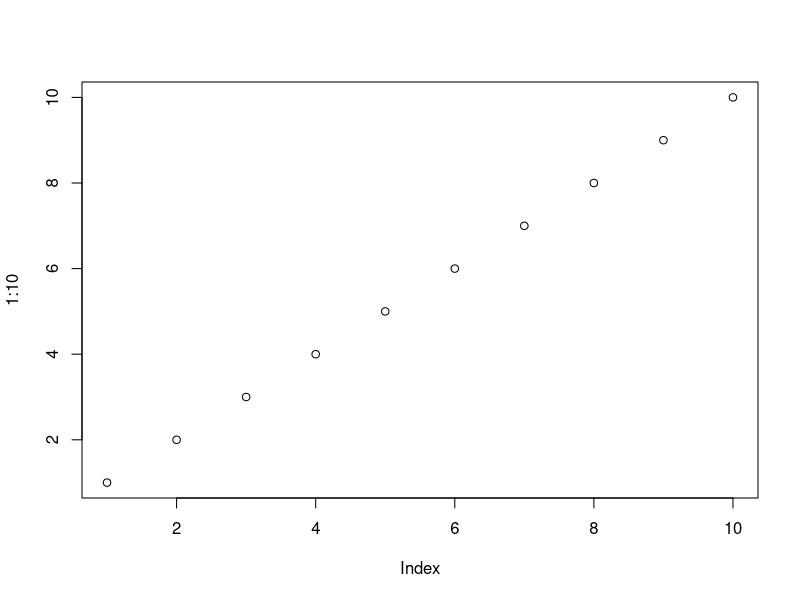
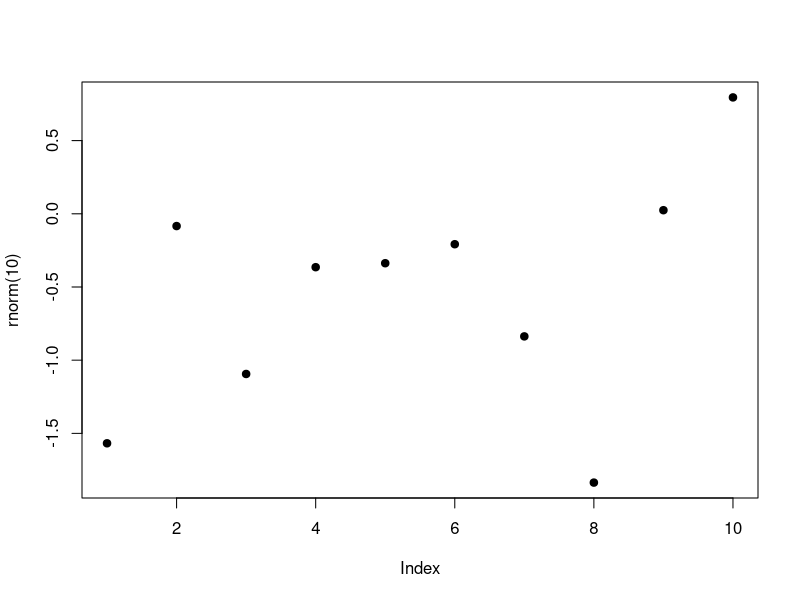

Generate these figures, in order, with R:
## ---- chunk 1
plot(1:10)
plot(rnorm(10), pch=19)
